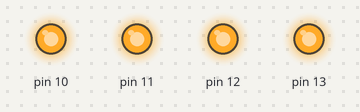
Bench run of a sketch on a simulated Arduino Uno, built with avr-gcc and run on an emulated ATmega328P. On the bench: output pins drawn as LEDs (lit = HIGH).

Above: at 0.7 s.
At 2.5 s:
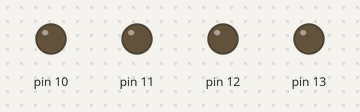
Timing chart, 0 to 3.0 s (numbered marks = the images above):
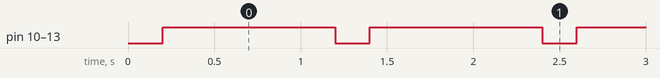

The sketch:

2.2.ino
```cpp
#include <TimerOne.h>

void setup()
{
 pinMode(13, OUTPUT);
 pinMode(12, OUTPUT);
 pinMode(11, OUTPUT);
 pinMode(10, OUTPUT);
 Timer1.initialize(200000);
 Timer1.attachInterrupt(blinkingLED);
}

volatile unsigned long Count = 0;

void blinkingLED()
{
 if (Count == 5)
 {
  digitalWrite(13, LOW);
  digitalWrite(12, LOW);
  digitalWrite(11, LOW);
  digitalWrite(10, LOW);
  Count = 0;
 }
 else
 {
  digitalWrite(13, HIGH);
  digitalWrite(12, HIGH);
  digitalWrite(11, HIGH);
  digitalWrite(10, HIGH);
  Count = Count +1;
 }

}
void loop()
{

}
```

Measured:
- by itself, pin 10–13: alternates HIGH for 1.0 s and LOW for 0.20 s
